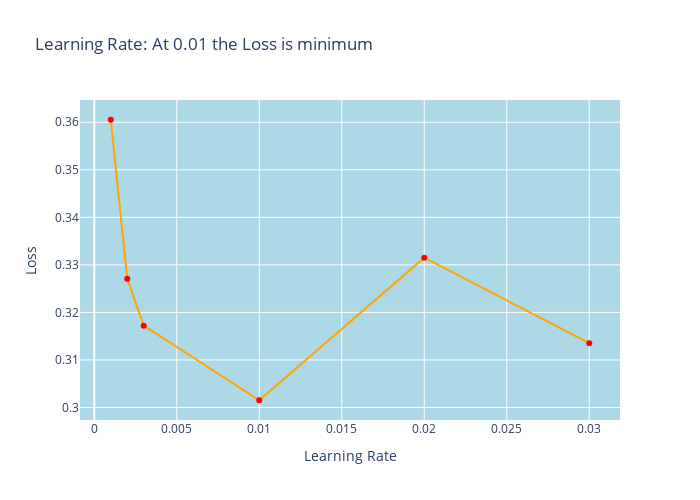

Notebook source saved alongside this figure:
### Code cell
#Visualize Learning Rate
fig =px.scatter(x=learning_rate,y=loss,title='Learning Rate: At 0.01 the Loss is minimum') 
fig.update_traces(mode='lines+markers',line=dict(color='orange'),marker=dict(color='red'))
fig.update_layout(xaxis_title='Learning Rate',yaxis_title='Loss',width=700, height=500,plot_bgcolor = 'lightblue')

### Figure 1 — Plotly figure (JSON) as saved in the notebook; plotly's stock layout.template omitted (floating-point values rounded to 4 significant figures)
{"data": [{"hovertemplate": "x=%{x}<br>y=%{y}<extra></extra>", "legendgroup": "", "line": {"color": "orange"}, "marker": {"color": "red", "symbol": "circle"}, "mode": "lines+markers", "name": "", "orientation": "v", "showlegend": false, "type": "scatter", "x": [0.001, 0.002, 0.003, 0.01, 0.02, 0.03], "xaxis": "x", "y": [0.3605, 0.3271, 0.3172, 0.3015, 0.3315, 0.3135], "yaxis": "y"}], "layout": {"height": 500, "legend": {"tracegroupgap": 0}, "plot_bgcolor": "lightblue", "title": {"text": "Learning Rate: At 0.01 the Loss is minimum"}, "width": 700, "xaxis": {"anchor": "y", "domain": [0, 1], "title": {"text": "Learning Rate"}}, "yaxis": {"anchor": "x", "domain": [0, 1], "title": {"text": "Loss"}}}}
